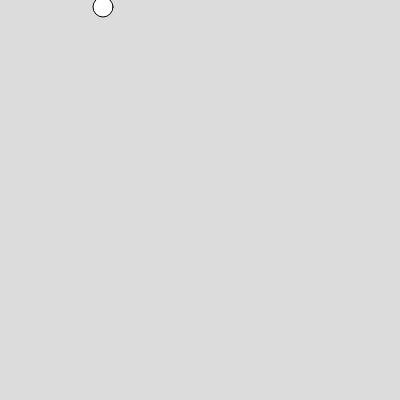
Frame 1 (no input)
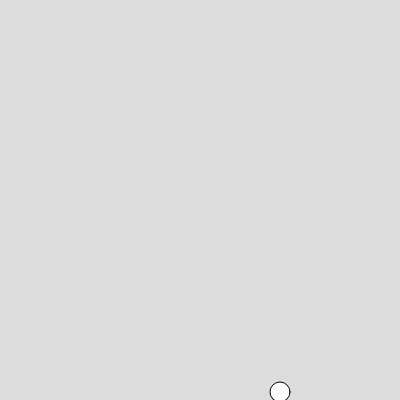
Frame 60 (no input)
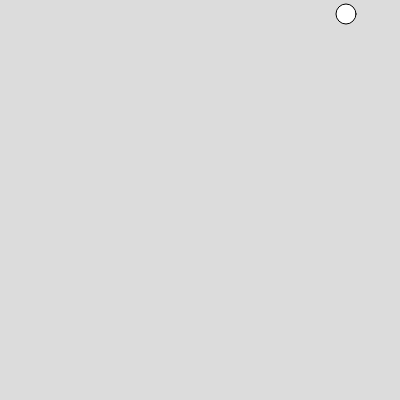
Frame 120 (the mouse pressed at the canvas centre since frame 60)

The p5.js sketch that drew these frames (run headless with seeded random() and noise() and a simulated clock; from frame 60 on, the mouse is pressed at the canvas centre):

// p5.js sketch
// ── sketch.js
let x = 100;     // x position of the ball
let y = 0;       // y position of the ball
let xSpeed = 3;  // speed in X direction
let ySpeed = 7; // speed in Y direction
let d = 20;      // diameter of the ball

function setup() {
  createCanvas(400, 400);
}

function draw() {
  background(220); // try commenting this out!
 
  // if x hits the right side or the left side of the canvas,
  // switch directions...
  if (x > width || x < 0) {
    xSpeed = xSpeed * -1;  
  }
  x = x + xSpeed; // adding a negative xSpeed *decreases* x, right?
  
  // same as above, but for the top and bottom of the canvas
  if (y > width || y < 0) {
    ySpeed = ySpeed * -1;  
  }
  y = y + ySpeed;

  ellipse(x, y, d);
}
